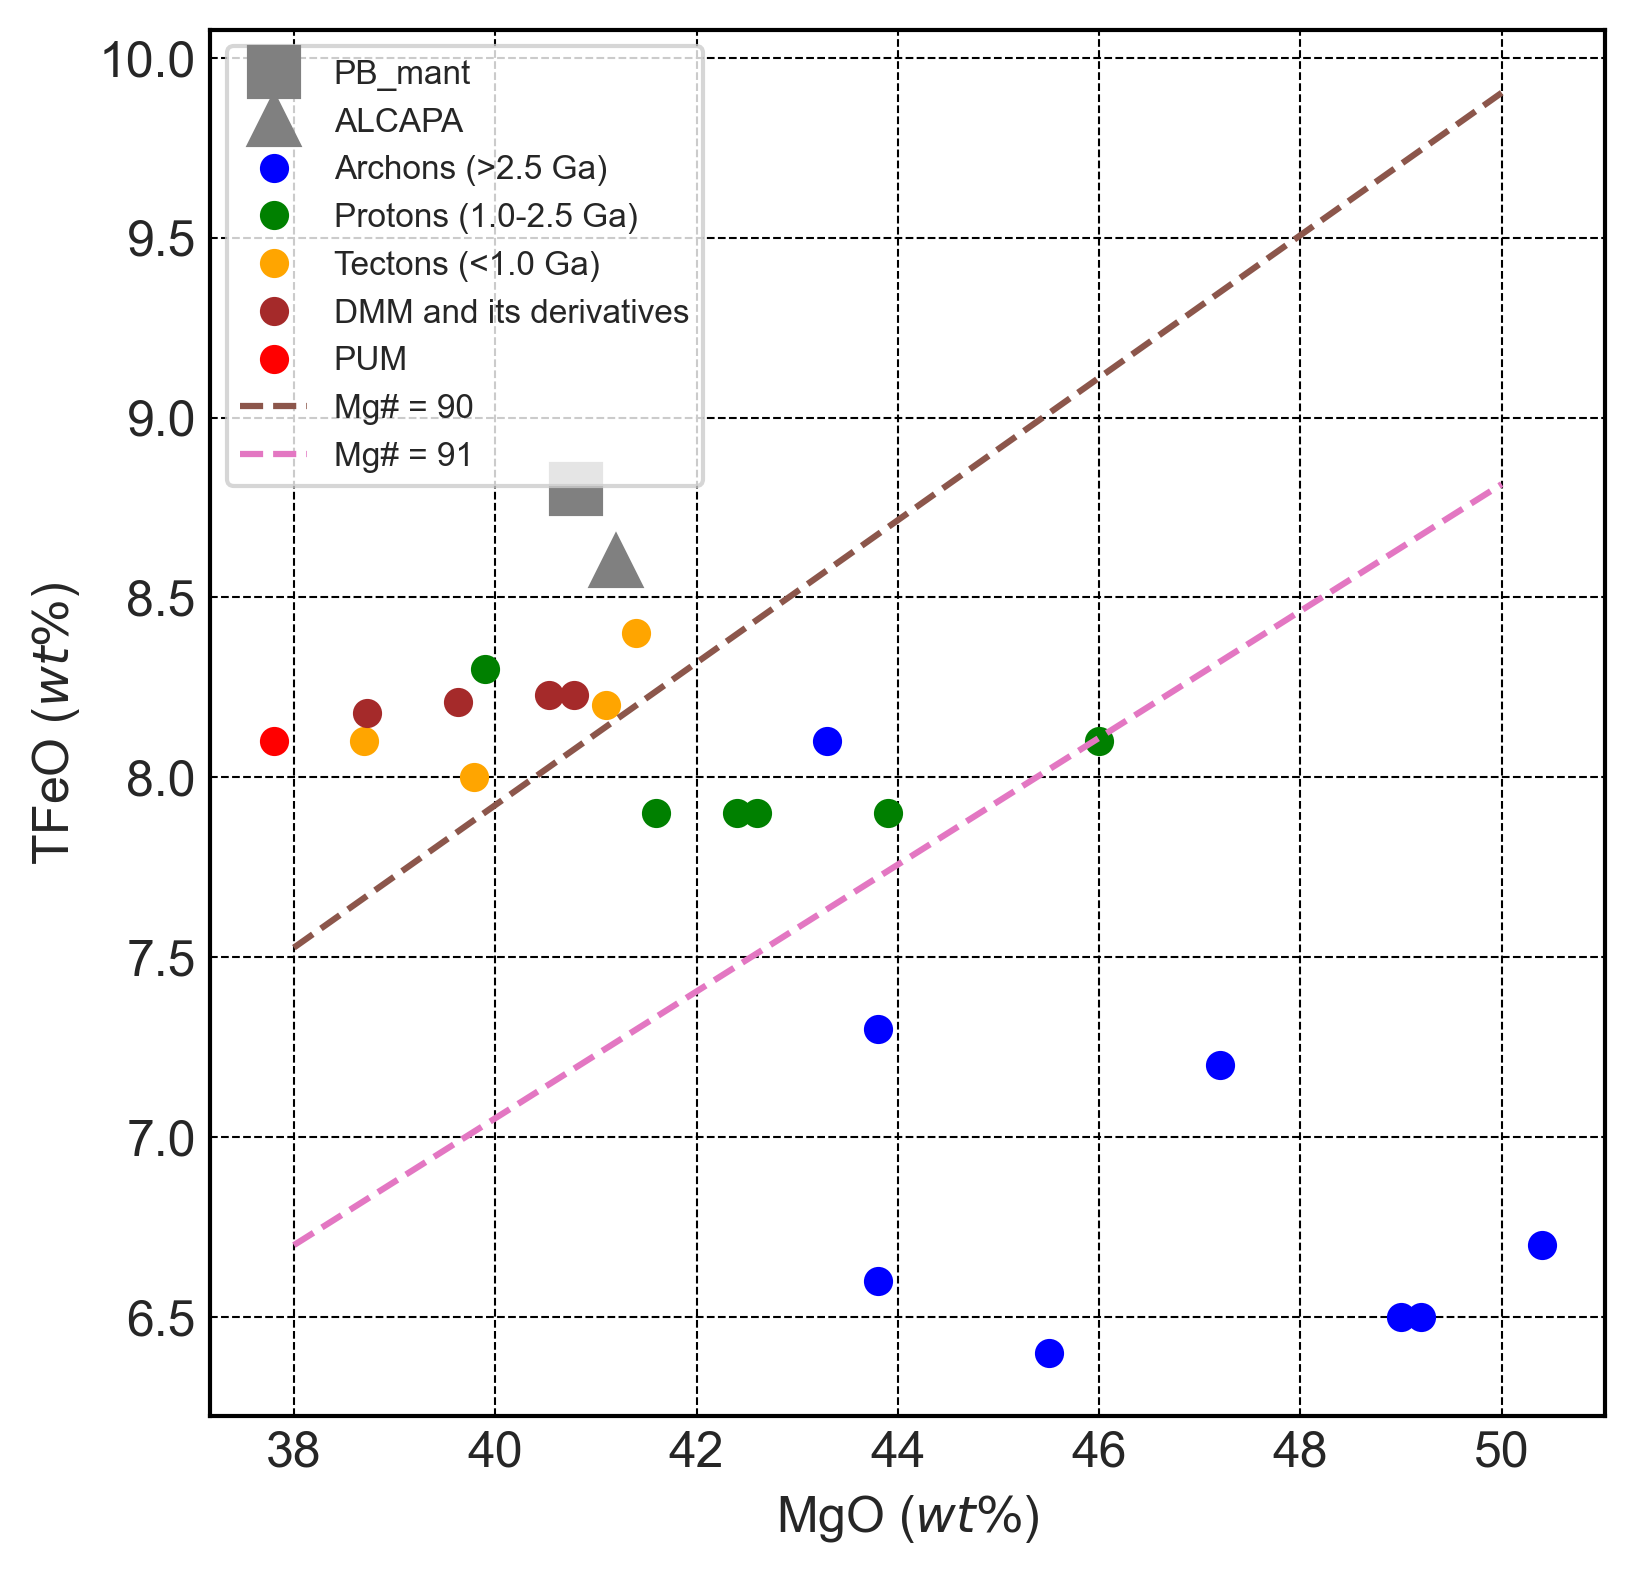

Here is the Python script that generated this plot:
#!/usr/bin/env python3
# -*- coding: utf-8 -*-
"""

常见的岩石圈地幔组分(Griffin et al., 2009) 与 Mg#的关系 

结果显示
>91 - Arc
90-91 - Pro
<90 - Tc & DMM & PUM

@author: wzhang
"""
import numpy as np
import pandas as pd
import matplotlib.pyplot as plt
import os
# 控制图像的格式
from matplotlib import rcParams	
plt.style.use('seaborn-whitegrid')
params={
        'figure.subplot.wspace' : 0.3,
        'axes.edgecolor' : 'black',        
        'axes.linewidth': 1,
        'lines.markersize' : 12,
        
        # 网格线
        'axes.grid': True,        
        'grid.color' : 'black',
        'grid.linewidth' : 0.5,
        'grid.linestyle' : '--',
        'legend.frameon' : True,
        'legend.fontsize' : 12,
        
        # 字体
        'font.family':'serif',
        'font.serif':'Arial', # 'Times New Roman'
        'font.style':'normal', # ‘normal’, ‘italic’ or ‘oblique’.
        'font.weight':'normal', #or ‘normal’ 'bold'
        'font.size':12,#or large,small 'medium'
        }
rcParams.update(params)


df = pd.read_excel(r"Composition.xlsx")
figname = "Com_VS_mg#.png"
print(df)


#fig = plt.figure(figsize=(12, 12), facecolor='white')
fig = plt.figure(figsize=(6, 6), facecolor='white')
ax1 = fig.add_subplot(1, 1, 1)

annotate=0 # 是否标注名字
# ax1.plot(df['Mg#'], df['Density'], '.')
ax=ax1
X_label='MgO'
Y_label='TFeO'
for i in df.index:
	ann = df.loc[i]
	subfig, = ax.plot(ann[X_label], ann[Y_label], 
	marker=ann['Marker'], mfc=ann['Color'], mec=ann['Color'], linestyle=' ')
	
	# 点上的标注
	ax.annotate(ann['Name'], xy=(ann[X_label], ann[Y_label]),
	xytext=(1, 5), textcoords="offset points",		
	fontsize=10) if annotate >= 1 else None
	
	# ax.annotate(ann['Name'], xy=(ann[X_label], ann[Y_label]),
	# xytext=(1, 5), textcoords="offset points",		
	# fontsize=10) if ann['Name'] == 'DMM-3%' else None
    	# Legend setting
	subfig.set_label(ann['Name']) if ann['Name'] == 'PB_mant' else None
	subfig.set_label(ann['Name']) if ann['Name'] == 'ALCAPA' else None
	subfig.set_label('Archons (>2.5 Ga)') if ann['Name'] == 'Arc_1' else None
	subfig.set_label('Protons (1.0-2.5 Ga)') if ann['Name'] == 'Pr_1' else None
	subfig.set_label('Tectons (<1.0 Ga)') if ann['Name'] == 'Tc_2' else None
	subfig.set_label('DMM and its derivatives') if ann['Name'] == 'DMM' else None
	subfig.set_label('PUM') if ann['Name'] == 'PUM' else None

# The atomic weight of MgO and FeO
MgO_w=40.3044		# 24.305 + 15.9994 = 40.3044
FeO_w=71.8444 		# 55.845 + 15.9994 = 71.8444


MgO = np.arange(38,51)
# the line for Mg# = 90
mg_No = 90
FeO = (100/mg_No -1) * MgO/MgO_w * FeO_w
ax.plot(MgO, FeO, '--', label='Mg# = ' + str(mg_No))
# the line for Mg# = 90
mg_No = 91
FeO = (100/mg_No -1) * MgO/MgO_w * FeO_w
ax.plot(MgO, FeO, '--', label='Mg# = ' + str(mg_No))
plt.legend(loc='best', fontsize=8)

ax.set_xlabel(X_label+ ' ($wt\%$)')
ax.set_ylabel(Y_label+ ' ($wt\%$)')
# ax.set_xlim([89,93])

# ax.set_xlim([37,51])
# ax.set_ylim([6.0,10.0])

fig.savefig(figname,bbox_inches='tight', pad_inches=0.1,dpi=300)


